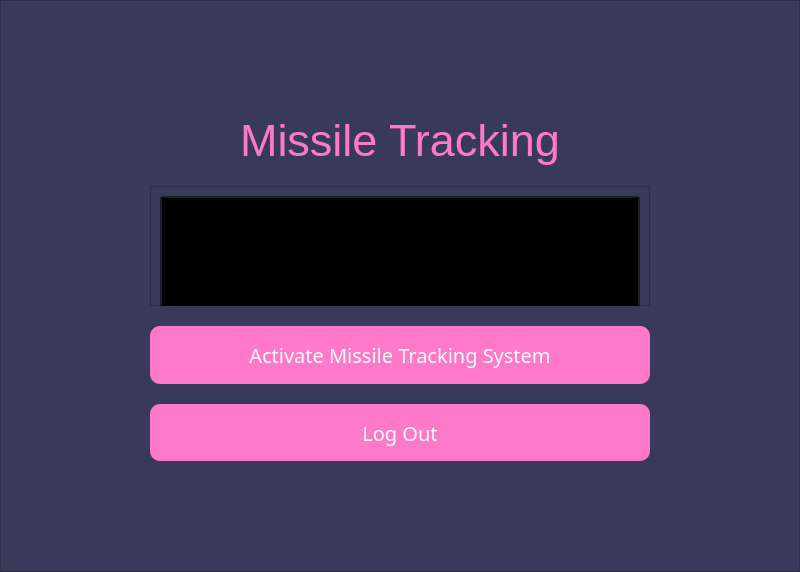
<?xml version="1.0" encoding="UTF-8"?>
<ui version="4.0">
 <class>MainWindow</class>
 <widget class="QMainWindow" name="MainWindow">
  <property name="geometry">
   <rect>
    <x>0</x>
    <y>0</y>
    <width>800</width>
    <height>572</height>
   </rect>
  </property>
  <property name="windowTitle">
   <string>MainWindow</string>
  </property>
  <widget class="QWidget" name="centralwidget">
   <layout class="QVBoxLayout" name="verticalLayout">
    <property name="spacing">
     <number>0</number>
    </property>
    <property name="leftMargin">
     <number>0</number>
    </property>
    <property name="topMargin">
     <number>0</number>
    </property>
    <property name="rightMargin">
     <number>0</number>
    </property>
    <property name="bottomMargin">
     <number>0</number>
    </property>
    <item>
     <widget class="QFrame" name="bg">
      <property name="styleSheet">
       <string notr="true">QFrame{
	background-color:rgb(56, 58, 89);
	color:rgb(220, 220, 220);
}</string>
      </property>
      <property name="frameShape">
       <enum>QFrame::StyledPanel</enum>
      </property>
      <property name="frameShadow">
       <enum>QFrame::Raised</enum>
      </property>
      <layout class="QVBoxLayout" name="verticalLayout_2">
       <item>
        <layout class="QGridLayout" name="gridLayout">
         <property name="leftMargin">
          <number>10</number>
         </property>
         <property name="topMargin">
          <number>25</number>
         </property>
         <property name="rightMargin">
          <number>10</number>
         </property>
         <property name="bottomMargin">
          <number>25</number>
         </property>
         <property name="spacing">
          <number>20</number>
         </property>
         <item row="2" column="0">
          <widget class="QPushButton" name="btnMissile">
           <property name="minimumSize">
            <size>
             <width>120</width>
             <height>40</height>
            </size>
           </property>
           <property name="maximumSize">
            <size>
             <width>520</width>
             <height>60</height>
            </size>
           </property>
           <property name="styleSheet">
            <string notr="true">QPushButton{
	background-color:rgb(254, 121, 199);;
	color:rgba(241,250,255,255);
	border-radius:10px;
	font-size:20px;
	font-family:sans-serif;
}

QPushButton:hover{
	color:rgba(255,255,255,255);
	border-radius:15px;
	font-size:20px;
	font-family:sans-serif;
	cursor:pointer;
}
</string>
           </property>
           <property name="text">
            <string>Activate Missile Tracking System</string>
           </property>
           <property name="icon">
            <iconset>
             <normaloff>icons/icons8_shutdown_96px.png</normaloff>icons/icons8_shutdown_96px.png</iconset>
           </property>
           <property name="iconSize">
            <size>
             <width>40</width>
             <height>40</height>
            </size>
           </property>
          </widget>
         </item>
         <item row="1" column="0">
          <widget class="QFrame" name="frame">
           <property name="minimumSize">
            <size>
             <width>120</width>
             <height>120</height>
            </size>
           </property>
           <property name="maximumSize">
            <size>
             <width>800</width>
             <height>120</height>
            </size>
           </property>
           <property name="frameShape">
            <enum>QFrame::StyledPanel</enum>
           </property>
           <property name="frameShadow">
            <enum>QFrame::Raised</enum>
           </property>
           <layout class="QVBoxLayout" name="verticalLayout_3">
            <item>
             <widget class="QPushButton" name="btnLink">
              <property name="minimumSize">
               <size>
                <width>120</width>
                <height>120</height>
               </size>
              </property>
              <property name="maximumSize">
               <size>
                <width>800</width>
                <height>120</height>
               </size>
              </property>
              <property name="styleSheet">
               <string notr="true">background-color:transparent;</string>
              </property>
              <property name="text">
               <string/>
              </property>
              <property name="icon">
               <iconset>
                <normaloff>icons/icons8-business-group-90.png</normaloff>icons/icons8-business-group-90.png</iconset>
              </property>
              <property name="iconSize">
               <size>
                <width>120</width>
                <height>120</height>
               </size>
              </property>
             </widget>
            </item>
           </layout>
          </widget>
         </item>
         <item row="3" column="0">
          <widget class="QPushButton" name="btnLogout">
           <property name="minimumSize">
            <size>
             <width>120</width>
             <height>40</height>
            </size>
           </property>
           <property name="maximumSize">
            <size>
             <width>500</width>
             <height>60</height>
            </size>
           </property>
           <property name="styleSheet">
            <string notr="true">QPushButton{
	background-color:rgb(254, 121, 199);;
	color:rgba(241,250,255,255);
	border-radius:10px;
	font-size:20px;
	font-family:sans-serif;
}

QPushButton:hover{
	color:rgba(255,255,255,255);
	border-radius:15px;
	font-size:20px;
	font-family:sans-serif;
	cursor:pointer;
}
</string>
           </property>
           <property name="text">
            <string>Log Out</string>
           </property>
           <property name="icon">
            <iconset>
             <normaloff>icons/icons8_close_pane_96px.png</normaloff>icons/icons8_close_pane_96px.png</iconset>
           </property>
           <property name="iconSize">
            <size>
             <width>40</width>
             <height>40</height>
            </size>
           </property>
          </widget>
         </item>
         <item row="0" column="0">
          <widget class="QLabel" name="label">
           <property name="minimumSize">
            <size>
             <width>0</width>
             <height>55</height>
            </size>
           </property>
           <property name="maximumSize">
            <size>
             <width>16777215</width>
             <height>50</height>
            </size>
           </property>
           <property name="styleSheet">
            <string notr="true">font-size:45px;
color:rgb(254, 121, 199);</string>
           </property>
           <property name="text">
            <string>Missile Tracking</string>
           </property>
           <property name="alignment">
            <set>Qt::AlignCenter</set>
           </property>
          </widget>
         </item>
        </layout>
       </item>
      </layout>
     </widget>
    </item>
   </layout>
  </widget>
 </widget>
 <resources/>
 <connections/>
</ui>
